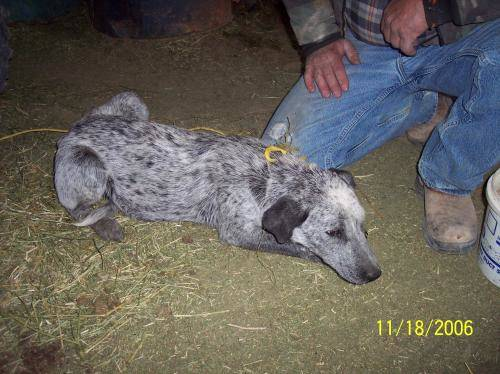
#> input picture Basic_model/datasets/train/dogs/dogs_00006.jpg, 500 x 374 px; its folder holds only this picture in this run
$ jupyter execute --allow-errors basic_model.ipynb
#> lines starting #> are read from the running program, lines starting #| are printed output that depends on the picture
[cell 1]
import numpy as np
import copy
import matplotlib.pyplot as plt
import h5py
import scipy
from PIL import Image
from scipy import ndimage

[cell 2]
def sigmoid(x):
    s = 1 / (1 + np.exp(-x))
    return s

[cell 3]
# [4 lines left out: function intialize_zero, not called in this run]

[cell 4]
# [12 lines left out: function propagate, not called in this run]

[cell 5]
# [26 lines left out: function optimize, not called in this run]

[cell 6]
# [11 lines left out: function predict, not called in this run]

[cell 7]
# [19 lines left out: function model, not called in this run]

[cell 8]
import cv2
import os

def load_and_preprocess_data(folder_path, label, image_size=(64, 64)):
#> called with folder_path = 'datasets/train/dogs', label = 1, image_size = (64, 64)
    X = []
    Y = []
    for filename in os.listdir(folder_path):
        img_path = os.path.join(folder_path, filename)
        img = cv2.imread(img_path)
#> img is the input picture: shape (374, 500, 3); mean B, G, R 91.7, 97.8, 101.5
        if img is not None:
            img = cv2.cvtColor(img, cv2.COLOR_BGR2RGB)
            img = cv2.resize(img, image_size)
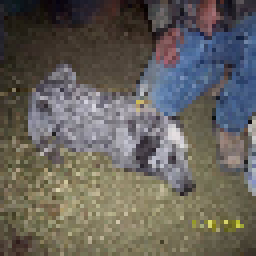
#> img: shape (64, 64, 3) (shown 4 times larger); mean R, G, B 101.6, 97.9, 91.8
            X.append(img)
            Y.append(label)

    return X, Y

print("Loading data.....")
X_train_dogs, Y_train_dogs = load_and_preprocess_data('datasets/train/dogs', 1)
#> X_train_dogs = 1 item; Y_train_dogs = [1]
#> (the rest of this cell did not finish here and is left out)

X_test_dogs, Y_test_dogs = load_and_preprocess_data('datasets/test/dogs', 1)
X_test_cats, Y_test_cats = load_and_preprocess_data('datasets/test/cats', 0)
X_train_raw = np.array(X_train_dogs + X_train_cats)
Y_train= np.array(Y_train_dogs + Y_train_cats).reshape(1, -1)

X_test_raw = np.array(X_test_dogs + X_test_cats)
Y_test = np.array(Y_test_dogs + Y_test_cats).reshape(1, -1)

X_train = (X_train_raw.reshape(X_train_raw.shape[0], -1).T) / 255
X_test = (X_test_raw.reshape(X_test_raw.shape[0], -1).T) / 255

#> (a cell that did not finish here is left out)

[cell 10]
import matplotlib.pyplot as plt

my_image_path = "datasets/test/dogs/dogs_00253.jpg"
img = cv2.imread(my_image_path)
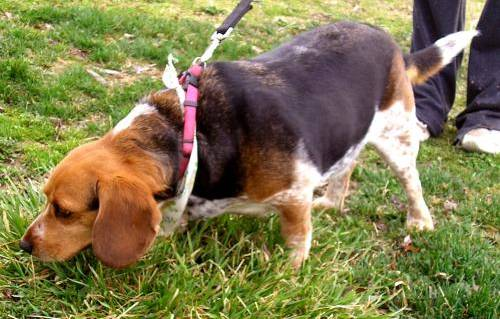
#> input picture Basic_model/datasets/test/dogs/dogs_00253.jpg, 500 x 319 px
#> img is the input picture: shape (319, 500, 3); mean B, G, R 79.6, 122.9, 129.4
#> `img_resized = cv2.resize(img, (64, 64))`:
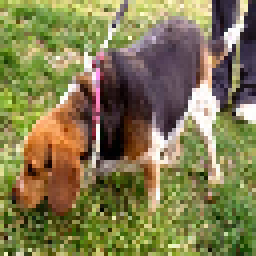
#> img_resized: shape (64, 64, 3) (shown 4 times larger); mean R, G, B 129.8, 123.3, 80.1
#> `X_single = img_resized.reshape(64 * 64 * 3, 1) / 255.`: X_single = 12288 values, max 1 at index 126, min 0 at index 4894, mean 0.436

#> (the rest of this cell did not finish here and is left out)
